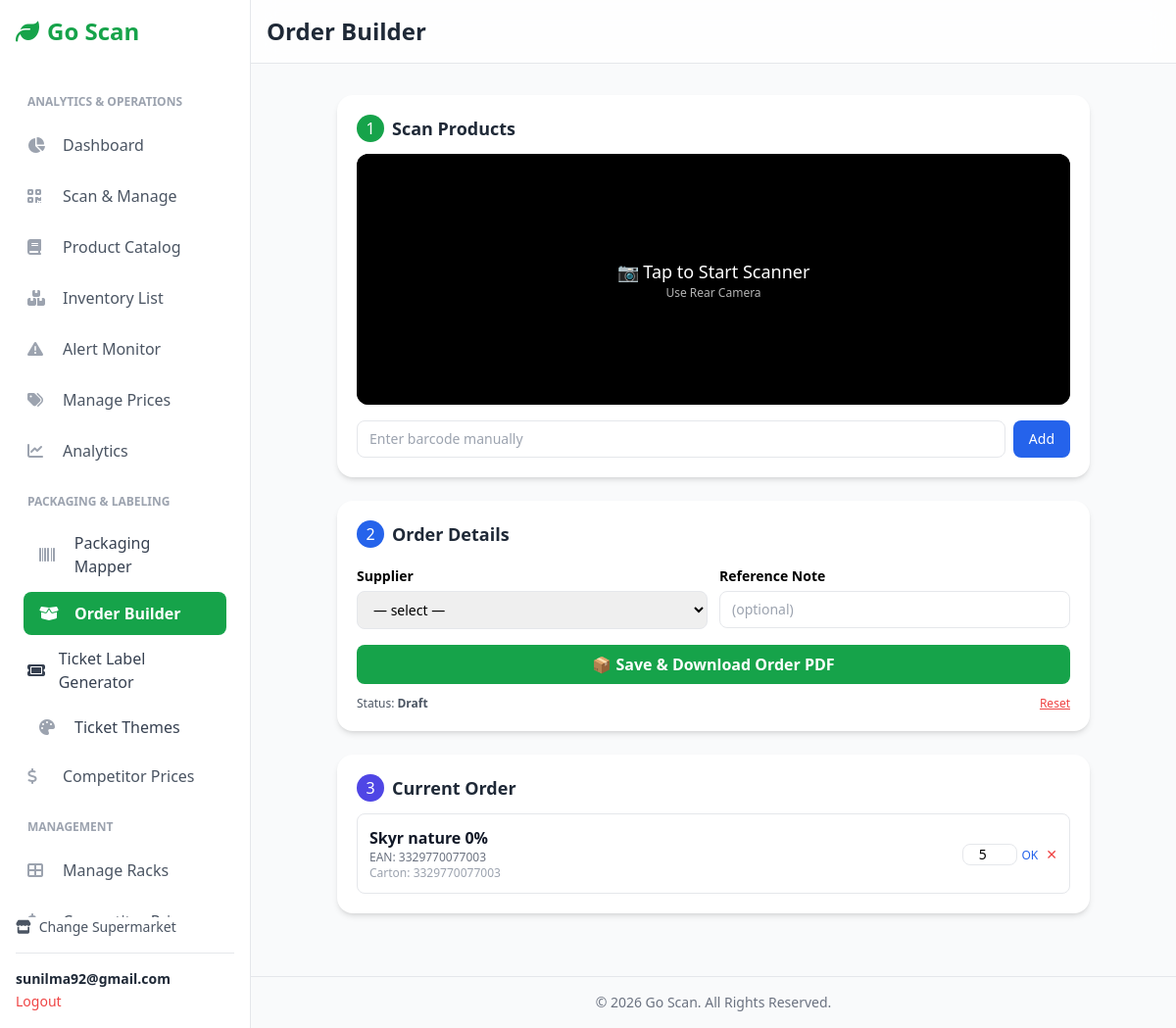
Screenshot of /packaging/1/order-builder/ (signed in) with the database file from the repository.
### users/models.py (models this page shows, shortened)
class Account(AbstractBaseUser):
    first_name = models.CharField(max_length=50)
    last_name = models.CharField(max_length=50)
    username = models.CharField(max_length=50, unique=True)
    email = models.EmailField(max_length=100, unique=True)
    phone_number = models.CharField(max_length=50, blank=True)
    date_joined = models.DateTimeField(auto_now_add=True)
    last_login = models.DateTimeField(auto_now=True)
    is_admin = models.BooleanField(default=False)
    is_staff = models.BooleanField(default=False)
    is_active = models.BooleanField(default=True)  # <-- Changed to True
    is_superuser = models.BooleanField(default=False)
    USERNAME_FIELD = 'username'
    REQUIRED_FIELDS = ['email', 'first_name', 'last_name']
    objects = MyAccountManager()

### order/models.py (models this page shows, shortened)
class OrderBatch(models.Model):
    STATUS_CHOICES = [
        ("draft", "Draft"),
        ("finalized", "Finalized"),
    ]
    supermarket = models.ForeignKey(
        Supermarket,
        on_delete=models.CASCADE,
        related_name="order_batches",
    )
    supplier = models.ForeignKey(
        Supplier,
        on_delete=models.SET_NULL,
        null=True,
        blank=True,
        related_name="order_batches",
    )
    created_by = models.ForeignKey(
        settings.AUTH_USER_MODEL,
        on_delete=models.CASCADE,
        related_name="order_batches",
    )
    reference = models.CharField(
        max_length=100,
        blank=True,
        help_text="Optional internal reference / note for this order.",
    )
    status = models.CharField(
        max_length=20,
        choices=STATUS_CHOICES,
        default="draft",
    )
    created_at = models.DateTimeField(auto_now_add=True)
    updated_at = models.DateTimeField(auto_now=True)
    class Meta:
        ordering = ["-created_at"]

class OrderLine(models.Model):
    batch = models.ForeignKey(
        OrderBatch,
        on_delete=models.CASCADE,
        related_name="lines",
    )
    product = models.ForeignKey(
        Product,
        on_delete=models.CASCADE,
        related_name="order_lines",
    )
    unit_barcode = models.CharField(
        max_length=50,
        help_text="Consumer unit barcode (EAN-13).",
    )
    packaging = models.ForeignKey(
        ProductPackaging,
        on_delete=models.SET_NULL,
        null=True,
        blank=True,
        related_name="order_lines",
    )
    cartons = models.PositiveIntegerField(
        default=0,
        help_text="Number of cartons ordered.",
    )
    class Meta:
        unique_together = ("batch", "product", "unit_barcode", "packaging")
    @property
    def carton_barcode(self) -> str:
        if self.packaging:
            return self.packaging.carton_barcode
        return ""

class ProductPackaging(models.Model):
    product = models.ForeignKey(
        Product,
        on_delete=models.CASCADE,
        related_name="packaging_options",
    )
    unit_barcode = models.CharField(
        max_length=50,
        help_text="Consumer Unit (CU) barcode — usually same as Product.barcode",
    )
    carton_barcode = models.CharField(
        max_length=50,
        help_text="Distribution Unit (DU) barcode — GTIN-14 / Code128 / internal",
    )
    units_per_carton = models.PositiveIntegerField(
        help_text="How many units in one carton (DU).",
    )
    supplier = models.ForeignKey(
        Supplier,
        on_delete=models.SET_NULL,
        null=True,
        blank=True,
        help_text="Optional default supplier for this pack size.",
    )
    is_active = models.BooleanField(default=True)
    created_at = models.DateTimeField(auto_now_add=True)
    class Meta:
        unique_together = ("product", "unit_barcode", "carton_barcode")
        verbose_name = "Product Packaging"
        verbose_name_plural = "Product Packaging"

### Inventory/models.py (models this page shows, shortened)
class Product(models.Model):
    barcode = models.CharField(max_length=100, unique=True, primary_key=True)
    name = models.CharField(max_length=255)
    brand = models.CharField(max_length=150, blank=True, null=True)
    image_url = models.URLField(max_length=500, blank=True, null=True, help_text="Scraped image URL")
    cover_image = models.ImageField(
        upload_to='product_images/',
        blank=True, null=True,
        help_text="Upload an attractive image to override the scraped URL."
    )
    description = models.TextField(blank=True, null=True)
    quantity = models.CharField(max_length=100, blank=True, null=True)
    nutriscore_grade = models.CharField(max_length=1, blank=True, null=True)
    category = models.ForeignKey(Category, on_delete=models.SET_NULL, null=True, blank=True, related_name='products')
    suppliers = models.ManyToManyField(Supplier, blank=True, related_name='products')
    last_scraped = models.DateTimeField(null=True, blank=True)

### order/views.py (the view, shortened to what this page needs)
@login_required(login_url="account_login")
def order_builder_view(request, supermarket_id):
    supermarket = get_object_or_404(
        Supermarket, pk=supermarket_id, owner=request.user
    )
    batch = _get_or_create_draft_batch(supermarket, request.user)
    suppliers = Supplier.objects.all().order_by("name")
    context = {
        "supermarket": supermarket,
        "batch": batch,
        "suppliers": suppliers,
        "lines": batch.lines.select_related("product").all()
    }
    return render(request, "packaging/order_builder.html", context)

### templates/packaging/order_builder.html (shortened to what this page needs)
{% extends "inventory/base.html" %}
{% block header %}Order Builder{% endblock %}
{% block content %}
<div class="mx-auto max-w-3xl space-y-6">
    <div class="bg-white rounded-2xl shadow-md p-5">
        <div class="flex items-center gap-2 mb-3">
            <span class="bg-green-600 text-white w-7 h-7 flex items-center justify-center rounded-full">1</span>
            <h2 class="font-bold text-lg text-gray-800">Scan Products</h2>
        </div>
        <div id="scannerBox" class="w-full h-64 bg-black rounded-xl overflow-hidden flex relative justify-center items-center">
            <div id="qr-reader" class="w-full h-full text-white"></div>
            <button id="startScanBtn"
                    class="absolute inset-0 flex flex-col justify-center items-center text-white bg-black bg-opacity-80 text-lg font-medium">
                📷 Tap to Start Scanner
                <span class="text-xs opacity-70">Use Rear Camera</span>
            </button>
        </div>
        <form method="POST" class="flex gap-2 mt-4">
            <input type="text" name="barcode"
                   placeholder="Enter barcode manually"
                   class="flex-1 border rounded-lg px-3 py-2 text-sm">
            <button type="submit"
                    class="bg-blue-600 text-white px-4 py-2 rounded-lg text-sm">
                Add
            </button>
        </form>
    </div>
    <div class="bg-white rounded-2xl shadow-md p-5">
        <div class="flex items-center gap-2 mb-3">
            <span class="bg-blue-600 text-white w-7 h-7 flex items-center justify-center rounded-full">2</span>
            <h2 class="font-bold text-lg text-gray-800">Order Details</h2>
        </div>
        <form method="POST" class="space-y-4">
            <div class="grid grid-cols-1 sm:grid-cols-2 gap-3">
                <div>
                    <label class="text-sm font-semibold">Supplier</label>
                    <select name="supplier_id" class="mt-1 w-full border px-3 py-2 rounded-lg text-sm">
                        <option value="">— select —</option>
                    </select>
                </div>
                <div>
                    <label class="text-sm font-semibold">Reference Note</label>
                    <input type="text"
                           name="reference"
                           value="{{ batch.reference }}"
                           class="mt-1 w-full border px-3 py-2 rounded-lg text-sm"
                           placeholder="(optional)">
                </div>
            </div>
            <button type="submit" name="finalize"
                    class="w-full py-2 bg-green-600 text-white font-semibold rounded-lg">
                📦 Save & Download Order PDF
            </button>
        </form>
        <div class="flex justify-between text-xs mt-3">
            <span class="text-gray-600">Status: <b>{{ batch.get_status_display }}</b></span>
            <a href="{% url 'packaging:reset_order_batch' supermarket.id %}"
               class="text-red-500 underline">
                Reset
            </a>
        </div>
    </div>
    <div class="bg-white rounded-2xl shadow-md p-5">
        <div class="flex items-center gap-2 mb-3">
            <span class="bg-indigo-600 text-white w-7 h-7 flex items-center justify-center rounded-full">3</span>
            <h2 class="font-bold text-lg text-gray-800">Current Order</h2>
        </div>
        {% if lines %}
        <div class="space-y-3">
            {% for line in lines %}
            <div class="p-3 border rounded-lg flex items-center justify-between">
                <div class="flex flex-col">
                    <span class="font-semibold text-gray-900">{{ line.product.name }}</span>
                    <span class="text-xs text-gray-500">EAN: {{ line.unit_barcode }}</span>
                    <span class="text-xs text-gray-400">
                        Carton: {{ line.carton_barcode|default:"—" }}
                    </span>
                </div>
                <div class="flex items-center gap-2">
                    <form action="{% url 'packaging:update_order_line' supermarket.id line.id %}"
                          method="POST">
                        <input type="number" name="cartons"
                               value="{{ line.cartons }}"
                               min="1"
                               class="w-14 border rounded-lg text-center text-sm">
                        <button class="text-blue-600 text-xs mt-1">OK</button>
                    </form>
                    <form action="{% url 'packaging:delete_order_line' supermarket.id line.id %}"
                          method="POST">
                        <button class="text-red-500 text-sm"
                                onclick="return confirm('Remove?')">
                            ✕
                        </button>
                    </form>
                </div>
            </div>
            {% endfor %}
        </div>
        {% else %}
        <p class="text-gray-500 text-center text-sm mt-4">
            Scan a product to begin.
        </p>
        {% endif %}
    </div>
</div>
{% endblock %}

### templates/inventory/base.html (shortened to what this page needs)
{% load static %}
<!DOCTYPE html>
<html lang="en">
<head>
    <script src="https://cdn.tailwindcss.com"></script>
    <link rel="stylesheet" href="https://cdnjs.cloudflare.com/ajax/libs/font-awesome/6.4.0/css/all.min.css">
</head>
<body class="bg-gray-50 font-sans">
    <aside id="sidebar" class="w-64 bg-white text-gray-800 p-4 border-r border-gray-200 fixed h-full flex flex-col z-30 md:translate-x-0">
        <div class="text-2xl font-bold text-green-600 mb-8 flex items-center">
            <i class="fas fa-leaf mr-2"></i>
            <span>Go Scan</span>
        </div>
        <nav class="space-y-1 flex-grow overflow-y-auto">
            {% if supermarket %}
                <p class="px-3 pt-4 pb-2 text-xs font-semibold text-gray-400 uppercase">Analytics & Operations</p>
                <a href="{% url 'inventory:supermarket_dashboard' supermarket.id %}" class="sidebar-link flex items-center p-3 rounded-lg text-gray-600 hover:bg-gray-200">
                    <i class="fas fa-chart-pie w-6 mr-3 text-gray-400"></i> Dashboard
                </a>
                <a href="{% url 'inventory:scan_item' supermarket.id %}" class="sidebar-link flex items-center p-3 rounded-lg text-gray-600 hover:bg-gray-200">
                    <i class="fas fa-qrcode w-6 mr-3 text-gray-400"></i> Scan & Manage
                </a>
                <a href="{% url 'inventory:product_list' supermarket.id %}" class="sidebar-link flex items-center p-3 rounded-lg text-gray-600 hover:bg-gray-200">
                    <i class="fas fa-book w-6 mr-3 text-gray-400"></i> Product Catalog
                </a>
                <a href="{% url 'inventory:inventory_list' supermarket.id %}" class="sidebar-link flex items-center p-3 rounded-lg text-gray-600 hover:bg-gray-200">
                    <i class="fas fa-boxes-stacked w-6 mr-3 text-gray-400"></i> Inventory List
                </a>
                <a href="{% url 'pricing:alert_monitor' supermarket.id %}" class="sidebar-link flex items-center p-3 rounded-lg text-gray-600 hover:bg-gray-200">
                    <i class="fas fa-triangle-exclamation w-6 mr-3 text-gray-400"></i> Alert Monitor
                </a>
                    <a href="{% url 'product_pricing:manage_product_prices' supermarket.id %}" class="sidebar-link flex items-center p-3 rounded-lg text-gray-600 hover:bg-gray-200">
                        <i class="fas fa-tags w-6 mr-3 text-gray-400"></i> Manage Prices
                    </a>
            <a href="{% url 'analytics:dashboard' supermarket.id %}"
   class="sidebar-link flex items-center p-3 rounded-lg text-gray-600 hover:bg-gray-200">
    <i class="fas fa-chart-line w-6 mr-3 text-gray-400"></i>
    <span>Analytics</span>
</a>
<p class="px-3 pt-4 pb-2 text-xs font-semibold text-gray-400 uppercase">
    Packaging & Labeling
</p>
<a href="{% url 'packaging:scan_unit' supermarket.id %}"
   class="sidebar-link flex items-center px-4 py-2.5 rounded-lg mx-2 text-gray-700 hover:bg-gray-100">
    <i class="fas fa-barcode w-6 mr-3 text-gray-400"></i>
    <span>Packaging Mapper</span>
</a>
<a href="{% url 'packaging:order_builder' supermarket.id %}"
   class="sidebar-link flex items-center px-4 py-2.5 rounded-lg mx-2 text-gray-700 hover:bg-gray-100">
    <i class="fas fa-box-open w-6 mr-3 text-gray-400"></i>
    <span>Order Builder</span>
</a>
            <a href="{% url 'ticket:ticket_list' supermarket.id %}"
           class="sidebar-link flex items-center gap-3 rounded-xl px-3 py-2 text-gray-700 hover:bg-gray-100">
            <i class="fas fa-ticket w-5"></i> Ticket Label Generator
        </a>
<a href="{% url 'ticket:ticket_theme_list' supermarket.id %}"
   class="sidebar-link flex items-center px-4 py-2.5 rounded-lg mx-2 text-gray-700 hover:bg-gray-100">
    <i class="fas fa-palette w-6 mr-3 text-gray-400"></i>
    <span>Ticket Themes</span>
</a>
            <a href="{% url 'competitor:competitor_compare' supermarket.id %}" class="sidebar-link flex items-center p-3 rounded-lg text-gray-600 hover:bg-gray-200"><i class="fas fa-dollar-sign w-6 mr-3 text-gray-400"></i> Competitor Prices</a>
                <p class="px-3 pt-4 pb-2 text-xs font-semibold text-gray-400 uppercase">Management</p>
            <a href="{% url 'inventory:rack_list' supermarket.id %}" class="sidebar-link flex items-center p-3 rounded-lg text-gray-600 hover:bg-gray-200">
                    <i class="fas fa-th-large w-6 mr-3 text-gray-400"></i> Manage Racks
                </a>
                <a href="{% url 'inventory:competitive_pricing' supermarket.id %}" class="sidebar-link flex items-center p-3 rounded-lg text-gray-600 hover:bg-gray-200">
                    <i class="fas fa-dollar-sign w-6 mr-3 text-gray-400"></i> Competitor Prices
                </a>
            {% endif %}
        </nav>
        <div class="mt-auto">
            <a href="{% url 'inventory:home' %}" class="text-sm text-gray-600 hover:text-green-600 flex items-center mb-4"><i class="fas fa-store mr-2"></i> Change Supermarket</a>
            {% if user.is_authenticated %}
            <div class="border-t pt-4">
                <p class="text-sm font-semibold truncate">{{ user.email }}</p>
                <a href="{% url 'account_logout' %}" class="text-sm text-red-500 hover:underline">Logout</a>
            </div>
            {% endif %}
        </div>
    </aside>
    <div class="flex-1 md:ml-64">
        <header class="bg-white/80 backdrop-blur-md sticky top-0 z-10 p-4 border-b border-gray-200 flex items-center justify-between">
            <h1 class="text-xl md:text-2xl font-bold text-gray-800">
                {% block header %}{% endblock %}
            </h1>
        </header>
        <main class="p-4 sm:p-6 md:p-8">
            {% block content %}{% endblock %}
        </main>
         <footer class="text-center p-4 text-sm text-gray-500 border-t mt-8">
            © {% now "Y" %} Go Scan. All Rights Reserved.
        </footer>
    </div>
</body>
</html>

### rows the page displays
Account: email "sunilma92@gmail.com"
OrderBatch: status "Draft"
OrderLine: product.name "Skyr nature 0%", unit_barcode "3329770077003", carton_barcode "3329770077003", cartons "5"
